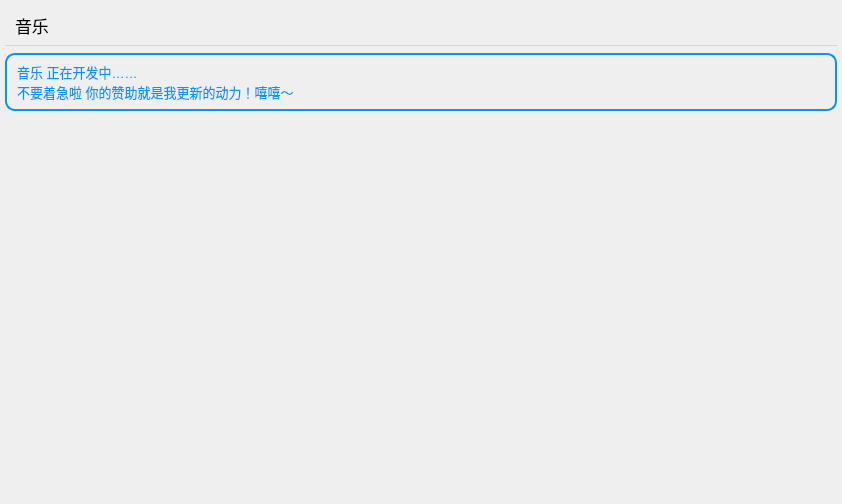
      <widget class="QWidget" name="page_4">
       <layout class="QGridLayout" name="gridLayout_3">
        <property name="leftMargin">
         <number>5</number>
        </property>
        <property name="topMargin">
         <number>0</number>
        </property>
        <property name="rightMargin">
         <number>5</number>
        </property>
        <property name="bottomMargin">
         <number>0</number>
        </property>
        <item row="0" column="0">
         <spacer name="horizontalSpacer_5">
          <property name="orientation">
           <enum>Qt::Horizontal</enum>
          </property>
          <property name="sizeHint" stdset="0">
           <size>
            <width>832</width>
            <height>13</height>
           </size>
          </property>
         </spacer>
        </item>
        <item row="1" column="0">
         <widget class="QLabel" name="label_12">
          <property name="styleSheet">
           <string notr="true">font-size: 17px;</string>
          </property>
          <property name="text">
           <string>音乐</string>
          </property>
          <property name="indent">
           <number>10</number>
          </property>
         </widget>
        </item>
        <item row="2" column="0">
         <widget class="Line" name="line_4">
          <property name="styleSheet">
           <string notr="true">color:rgb(214, 214, 214)</string>
          </property>
          <property name="frameShadow">
           <enum>QFrame::Plain</enum>
          </property>
          <property name="midLineWidth">
           <number>1</number>
          </property>
          <property name="orientation">
           <enum>Qt::Horizontal</enum>
          </property>
         </widget>
        </item>
        <item row="3" column="0">
         <widget class="QWidget" name="widget_8" native="true">
          <property name="styleSheet">
           <string notr="true">QWidget{border-radius:10px;border:2px solid rgb(0, 150, 255);}
QLabel{border-style:none;color:rgb(0, 150, 255);}</string>
          </property>
          <layout class="QGridLayout" name="gridLayout_10">
           <property name="leftMargin">
            <number>12</number>
           </property>
           <item row="1" column="0">
            <widget class="QLabel" name="label_13">
             <property name="styleSheet">
              <string notr="true">font-size: 13px;</string>
             </property>
             <property name="text">
              <string>音乐 正在开发中……
不要着急啦 你的赞助就是我更新的动力！嘻嘻～</string>
             </property>
            </widget>
           </item>
          </layout>
         </widget>
        </item>
        <item row="4" column="0">
         <spacer name="verticalSpacer_7">
          <property name="orientation">
           <enum>Qt::Vertical</enum>
          </property>
          <property name="sizeHint" stdset="0">
           <size>
            <width>832</width>
            <height>393</height>
           </size>
          </property>
         </spacer>
        </item>
       </layout>
      </widget>
